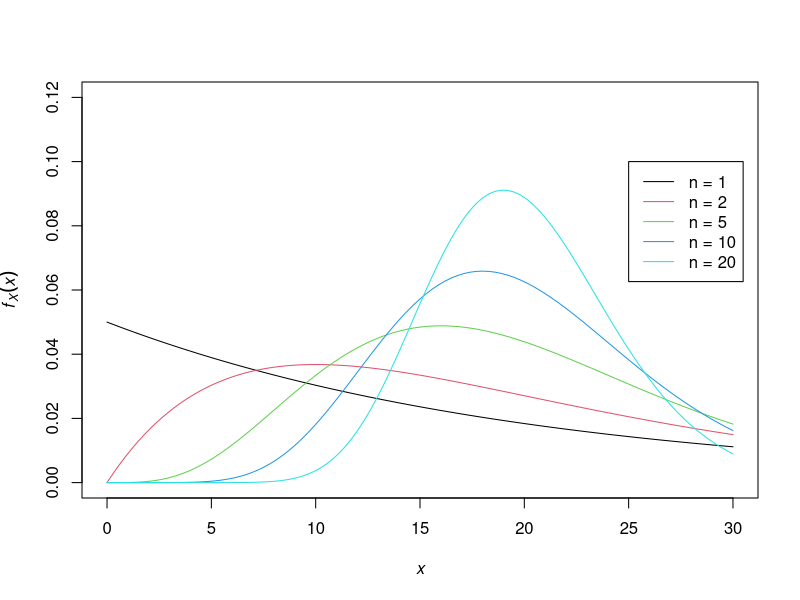
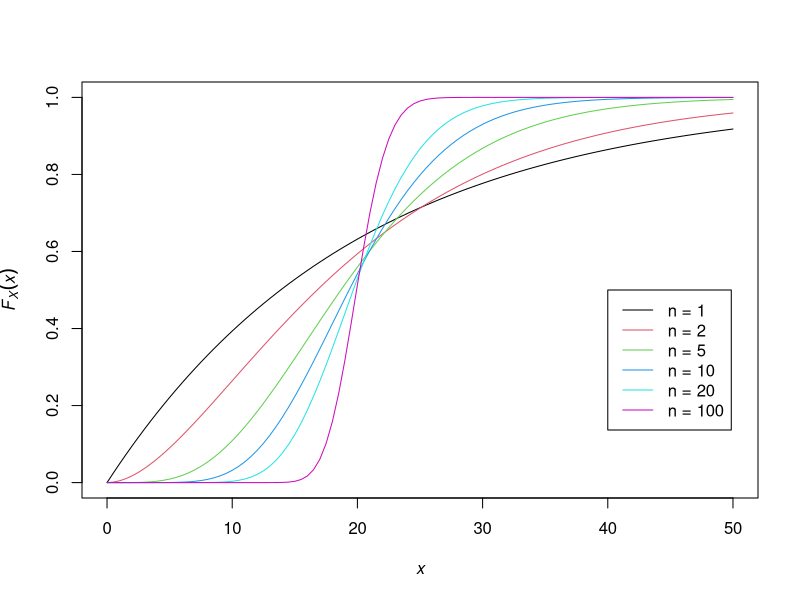
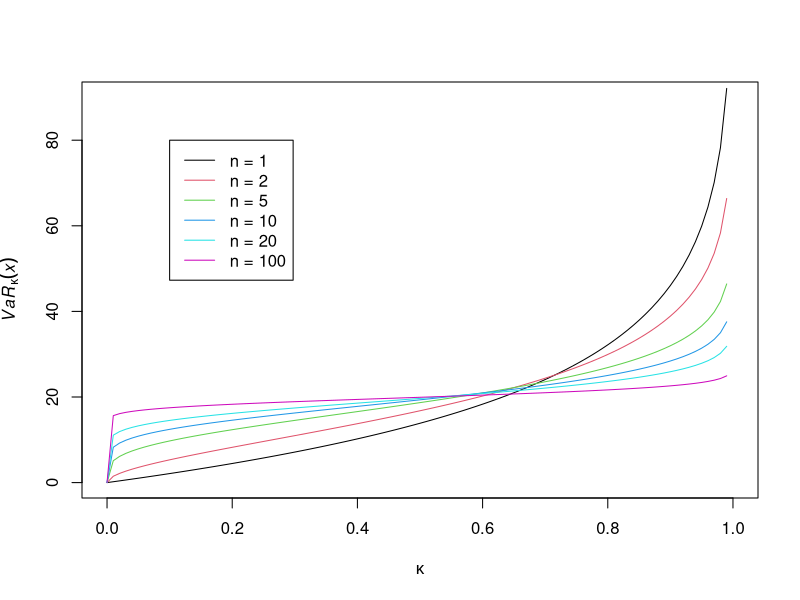
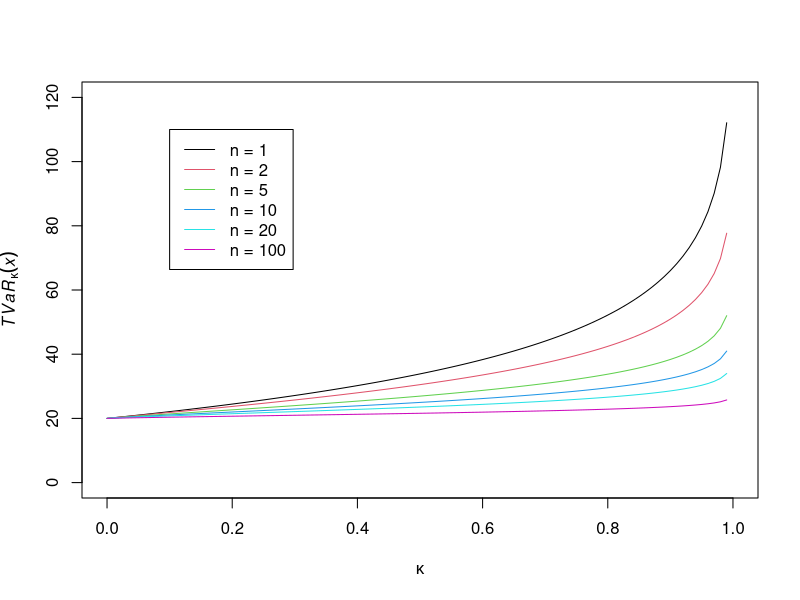

R code for these plots, in order:
## Solution à la question 2.2.1 du document d'exercices (version 2018-02-05)
## Auteur : Christopher Blier-Wong

## c

rate <- 1 / 20
n <- c(1, 2, 5, 10, 20)
len.n <- length(n)

plot(0:30, seq(0, 0.12, length.out = 31), type = "n"
     , ylab = expression(italic(f)[italic(X)](italic(x)))
     , xlab = expression(italic(x)))
for(i in 1:len.n) {
  curve(dgamma(x, n[i], n[i] * rate), 0, 30, col = i, add = TRUE)
}
legend(25, 0.1, paste("n =", n), lty = rep(1, len.n), col = 1:len.n)


## d
n <- c(1, 2, 5, 10, 20, 100)
len.n <- length(n)

plot(0:50, seq(0, 1, length.out = 51), type = "n"
     , ylab = expression(italic(F)[italic(X)](italic(x)))
     , xlab = expression(italic(x)))
for(i in 1:len.n) {
  curve(pgamma(x, n[i], n[i] * rate), 0, 50, col = i, add = TRUE)
}
legend(40, 0.5, paste("n =", n), lty = rep(1, len.n), col = 1:len.n)

plot(seq(0, 1, length.out = 91), 0:90, type = "n"
     , ylab = expression(italic(VaR)[kappa](italic(x)))
     , xlab = expression(kappa))
## e
for(i in 1:len.n) {
  curve(qgamma(x, n[i], n[i] * rate), 0, 1, col = i, add = TRUE)
}
legend(0.1, 80, paste("n =", n), lty = rep(1, len.n), col = 1:len.n)

## f

TVaRgamma <- function(x, params) {
  VaR <- qgamma(x, params[1], params[2])
  1 / (1 - x) * params[1] / params[2] *
    (1 - pgamma( VaR, params[1] + 1, params[2]))
}

plot(seq(0, 1, length.out = 121), 0:120, type = "n", 
     ylab = expression(italic(TVaR)[kappa](italic(x)))
     , xlab = expression(kappa))

for(i in 1:len.n) {
  params.n <- c(n[i], n[i] * rate)
  curve(TVaRgamma(x, params.n), 0, 1, col = i, add = TRUE)
}
legend(0.1, 110, paste("n =", n), lty = rep(1, len.n), col = 1:len.n)
